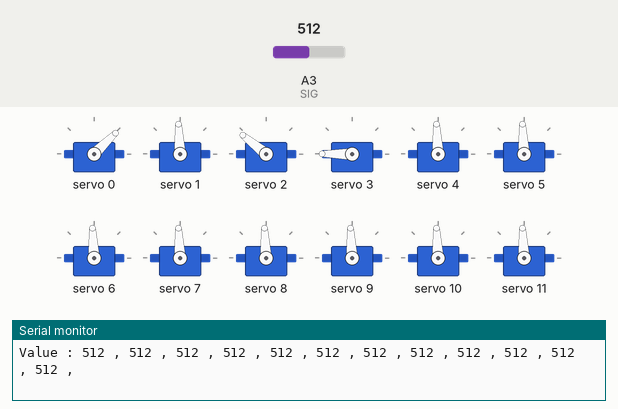
This sketch was run on a simulated Arduino Uno, built with avr-gcc and run on an emulated ATmega328P. Parts: 12 × servo, the last lines printed to the serial monitor. The test bench sets the inputs (shaded band); at power-on: A3 (SIG) = 512.

Above: at 1.7 s.
1.8 s: A3 (SIG) set to 716
At 4.1 s:
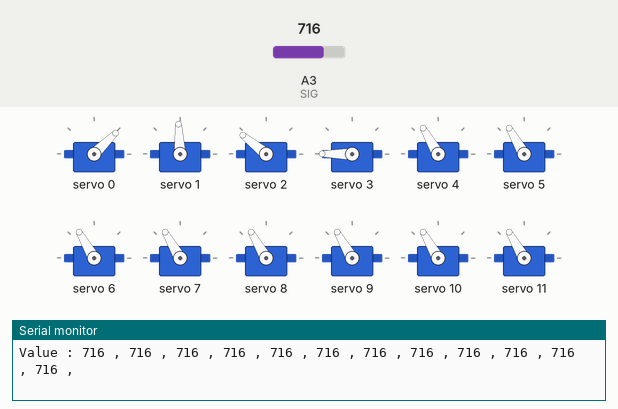
4.4 s: A3 (SIG) set to 900
At 5.8 s:
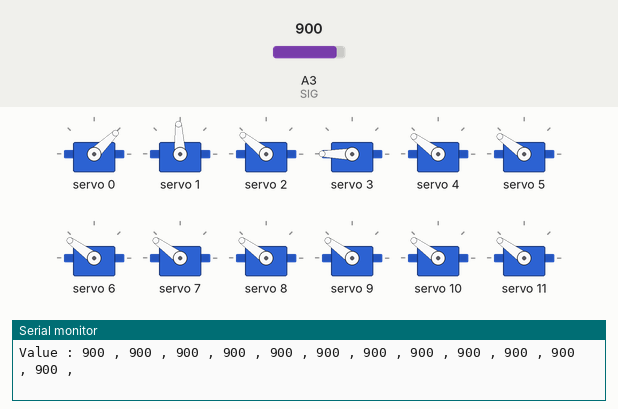
6.6 s: A3 (SIG) set to 790
At 7.37 s:
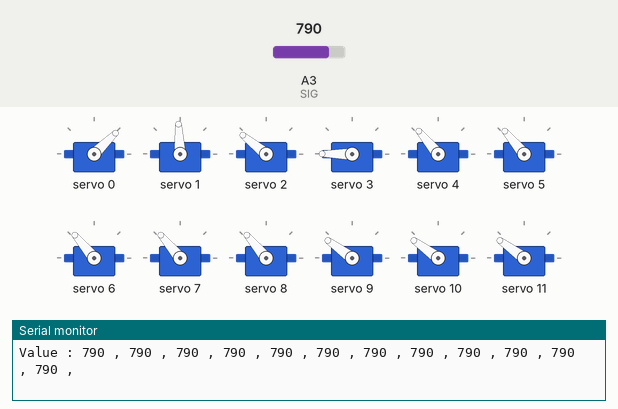
8.9 s: A3 (SIG) set to 1023
At 10.4 s:
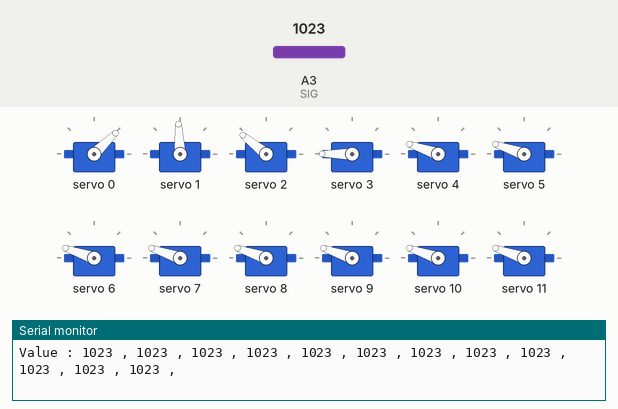
11.1 s: A3 (SIG) set to 511
At 11.9 s:
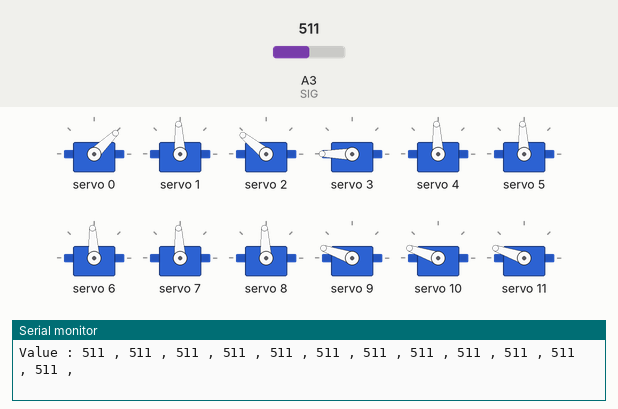
13.4 s: A3 (SIG) set to 306
At 14.9 s:
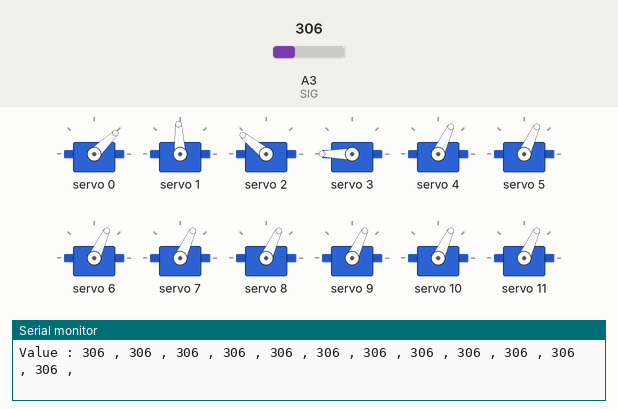
Timing chart, 0 to 16.4 s (numbered marks = the images above; inputs shaded):
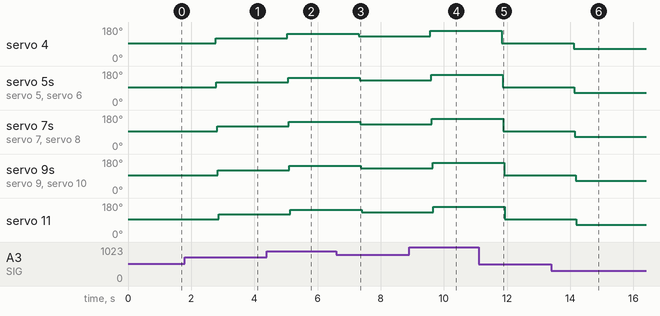

Measured:
- after the input at 1.8 s, servo 4: 93° → 120° after 0.98 s; servo 5–10: 93° → 120° after 1.0 s; servo 11: 93° → 120° after 1.1 s
- after the input at 4.4 s, servo 4: 120° → 144° after 0.64 s; servo 5, servo 6: 120° → 144° after 0.67 s; servo 7, servo 8: 120° → 144° after 0.69 s; servo 9, servo 10: 120° → 144° after 0.71 s; servo 11: 120° → 144° after 0.73 s
- after the input at 6.6 s, servo 4: 144° → 130° after 0.71 s; servo 5, servo 6: 144° → 130° after 0.73 s; servo 7, servo 8: 144° → 130° after 0.75 s; servo 9, servo 10: 144° → 130° after 0.78 s; servo 11: 144° → 130° after 0.80 s
- after the input at 8.9 s, servo 4: 130° → 161° after 0.67 s; servo 5, servo 6: 130° → 161° after 0.70 s; servo 7, servo 8: 130° → 161° after 0.72 s; servo 9, servo 10: 130° → 161° after 0.74 s; servo 11: 130° → 161° after 0.76 s
- after the input at 11.1 s, servo 4: 161° → 93° after 0.74 s; servo 5, servo 6: 161° → 93° after 0.76 s; servo 7, servo 8: 161° → 93° after 0.78 s; servo 9, servo 10: 161° → 93° after 0.81 s; servo 11: 161° → 93° after 0.83 s
- after the input at 13.4 s, servo 4: 93° → 65° after 0.71 s; servo 5, servo 6: 93° → 65° after 0.73 s; servo 7, servo 8: 93° → 65° after 0.75 s; servo 9, servo 10: 93° → 65° after 0.77 s; servo 11: 93° → 65° after 0.79 s

The sketch:

Calibrate.ino
```cpp
// -------------------------------------------------------------
//
//  Calibration on Servo 0 to 3 , others works normaly
//
// Servo 0     :  1000 us
// Servo 1     :  1500 us
// Servo 2     :  2000 us
// Servo 3     : 10000 us // not for servo but for more precision
// Servo 4 & + : acc pot values
//
// Set OSCFREQUENCY to 25000000
// Check with Osciloscope real with of pulse
// then correct value  New F = F * Measured Pusle With / Theoritical Pulse with
// otherwise measure frequency , and correcto for having exactly 50 Hz
//
// -------------------------------------------------------------

#define OSCFREQUENCY 28729000

// #define OSCFREQUENCY // clone    25758000
// #define OSCFREQUENCY // adafruit 28729000

#include <Wire.h>
#include <Adafruit_PWMServoDriver.h>
Adafruit_PWMServoDriver pwm = Adafruit_PWMServoDriver();
#define SERVO_FREQ 50

// -------------------------------------------------------------

#define s0 4
#define s1 5
#define s2 6
#define s3 7

#define SIG A3

// -------------------------------------------------------------

int muxChannel[16][4]={
  {1,1,0,0}, // channel 0
  {0,1,0,0}, // channel 1
  {1,0,0,0}, // channel 2
  {0,0,0,0}, // channel 3

  {1,1,1,0}, // channel 4
  {0,1,1,0}, // channel 5
  {1,0,1,0}, // channel 6
  {0,0,1,0}, // channel 7

  {1,1,0,1}, // channel 8
  {0,1,0,1}, // channel 9
  {1,0,0,1}, // channel 10
  {0,0,0,1}, // channel 11

  {1,1,1,1}, // channel 12
  {0,1,1,1}, // channel 13
  {1,0,1,1}, // channel 14
  {0,0,1,1}  // channel 15
};

int controlPin[] = {s0, s1, s2, s3};

int readMux(int channel){
  for(int i = 0; i < 4; i ++){
    digitalWrite(controlPin[i], muxChannel[channel][i]);
  }
  delay(10);
  int val = analogRead(SIG);
  return val;
}

// -------------------------------------------------------------

#define USMIN   800
#define USMAX  2200

void SetServo(int num, int pos) {
  int microsec = map(pos, 0, 1023, USMIN,  USMAX);
  pwm.writeMicroseconds(num, microsec);
}

// -------------------------------------------------------------

void setup(){
  Serial.begin(115200);

  pinMode(s0, OUTPUT);
  pinMode(s1, OUTPUT);
  pinMode(s2, OUTPUT);
  pinMode(s3, OUTPUT);

  digitalWrite(s0, LOW);
  digitalWrite(s1, LOW);
  digitalWrite(s2, LOW);
  digitalWrite(s3, LOW);

  pwm.begin();
  pwm.setOscillatorFrequency(OSCFREQUENCY);
  pwm.setPWMFreq(SERVO_FREQ);
  delay(500);

  pwm.writeMicroseconds(0, 1000);
  pwm.writeMicroseconds(1, 1500);
  pwm.writeMicroseconds(2, 2000);
  pwm.writeMicroseconds(3,10000);
}


void loop(){
  Serial.print("Value : ");
  for(int i = 4; i < 16; i ++){
    int value = readMux(i);
    SetServo(i,value);
    Serial.print(value);
    Serial.print(" , ");
  }
  Serial.println();
  delay(1000);
}
```
